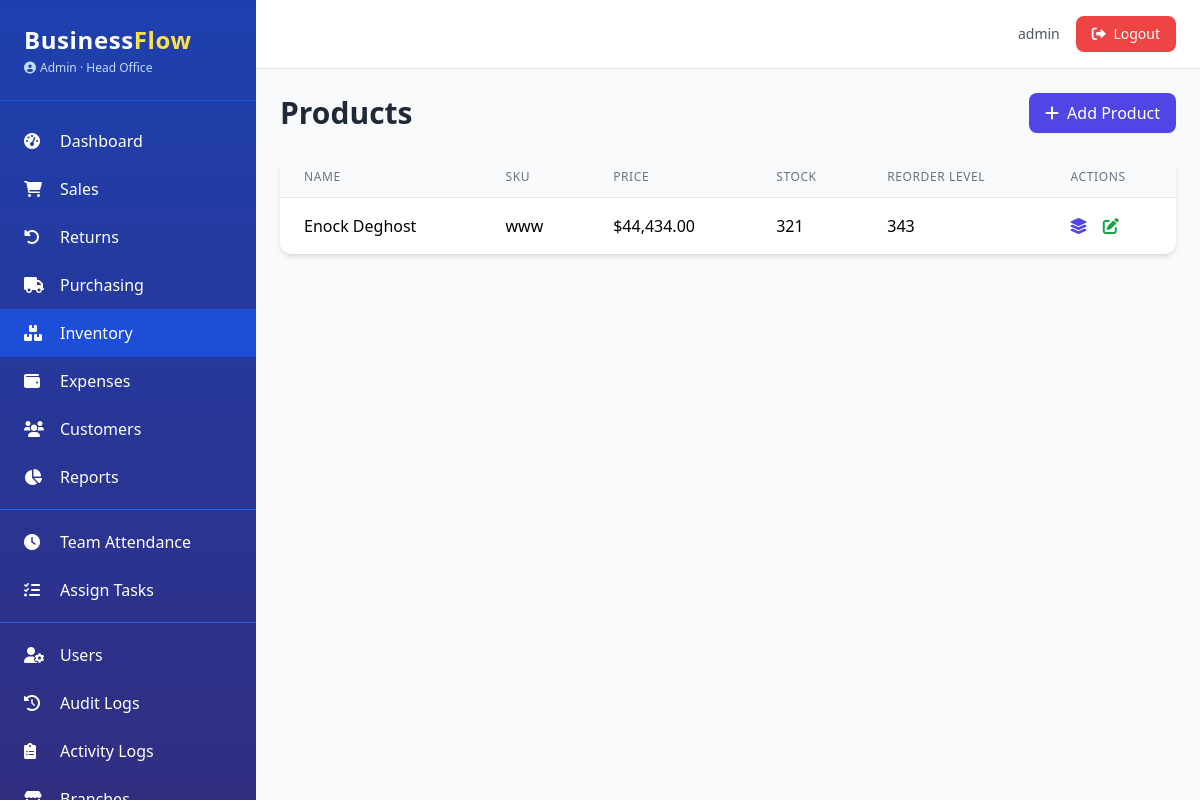
/inventory/products (signed in), run on an earlier commit of the app's database.
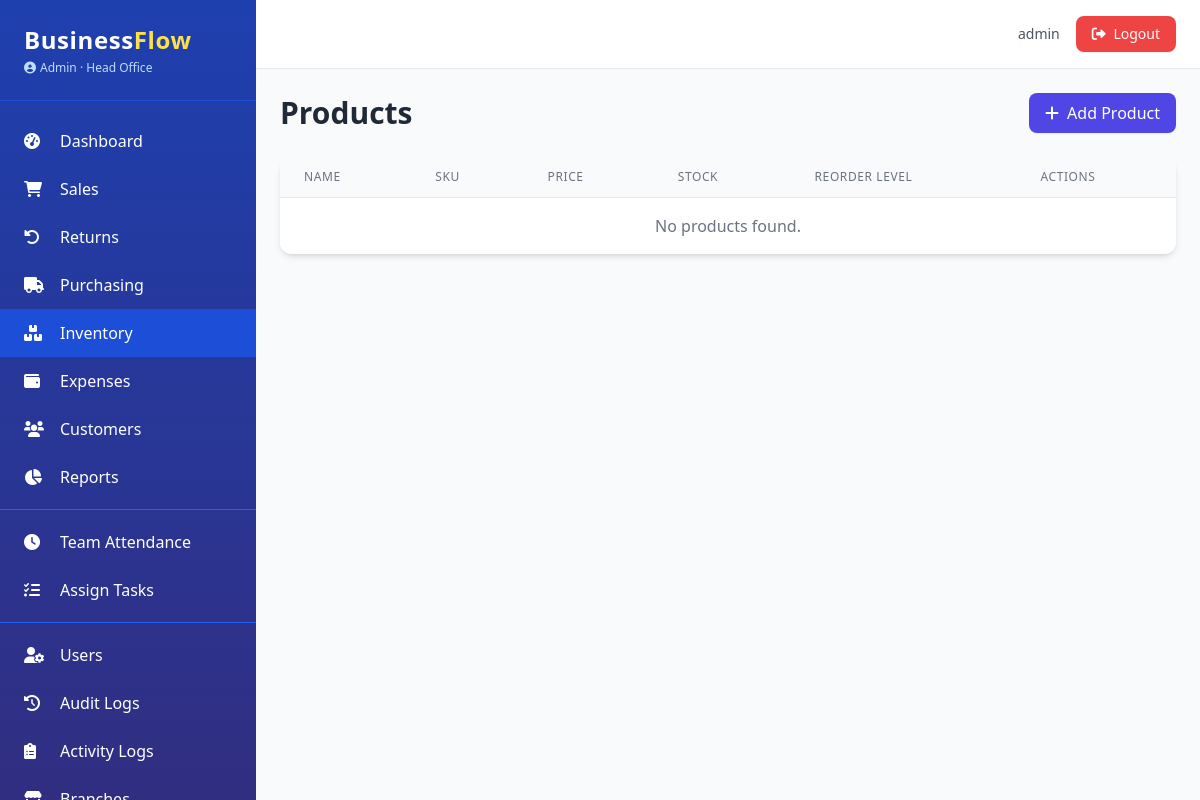
And on a later commit of the database.
### app.py (models this page shows, shortened)
class AuditMixin:
    @declared_attr
    def created_at(cls):
        return db.Column(db.DateTime, default=datetime.utcnow)

class SoftDeleteMixin:
    @classmethod
    def query_active(cls):
        return cls.query.filter(cls.deleted_at.is_(None))

class Product(db.Model, AuditMixin, SoftDeleteMixin):
    __tablename__ = 'products'
    id = db.Column(db.Integer, primary_key=True)
    name = db.Column(db.String(100), nullable=False)
    description = db.Column(db.Text)
    sku = db.Column(db.String(50), unique=True, nullable=False)
    barcode = db.Column(db.String(50), unique=True, nullable=True)
    price = db.Column(db.Float, nullable=False)
    cost = db.Column(db.Float)
    current_stock = db.Column(db.Integer, default=0)
    reorder_level = db.Column(db.Integer, default=5)
    category = db.Column(db.String(50))
    brand = db.Column(db.String(50))
    weight = db.Column(db.Float)
    is_service = db.Column(db.Boolean, default=False)
    branch_id = db.Column(db.Integer, db.ForeignKey('branches.id'), nullable=True)
    branch = db.relationship('Branch')
    track_batches = db.Column(db.Boolean, default=False)
    batches = db.relationship('StockBatch', backref='product', lazy='dynamic')
    __table_args__ = (
        Index('ix_product_sku', sku),
        Index('ix_product_barcode', barcode),
    )

### app.py (the view)
@inventory_bp.route('/products')
@login_required
@permission_required('view_inventory')
def product_list():
    page = request.args.get('page', 1, type=int)
    per_page = app.config.get('ITEMS_PER_PAGE', 20)
    query = branch_filter(Product.query_active(), Product)
    pagination = query.order_by(Product.created_at.desc()).paginate(page=page, per_page=per_page, error_out=False)
    return render_template('inventory/list.html', pagination=pagination)

### app.py (called while the page is built)
@login_manager.user_loader
def load_user(user_id):
    return User.query_active().filter_by(id=int(user_id)).first()

def permission_required(permission):
    def decorator(f):
        @wraps(f)
        def decorated_function(*args, **kwargs):
            if not current_user.is_authenticated:
                abort(403)
            if not current_user.has_permission(permission):
                abort(403)
            return f(*args, **kwargs)
        return decorated_function
    return decorator

def branch_filter(query, model):
    if current_user.is_admin:
        return query
    if current_user.branch_id:
        return query.filter(model.branch_id == current_user.branch_id)
    return query.filter(False)

@app.context_processor
def inject_now():
    return {'now': datetime.utcnow(), 'current_year': datetime.utcnow().year}

@app.template_filter('currency')
def currency_format(value):
    if value is None:
        return "$0.00"
    return f"${value:,.2f}"

    @property
    def is_admin(self):
        return self.role == 'Admin'

    def has_permission(self, perm):
        if self.is_admin:
            return True
        return perm in (self.permissions or [])

### templates/inventory/list.html (shortened to what this page needs)
{% extends "base.html" %}
{% block content %}
<div class="flex justify-between items-center mb-6">
    <h1 class="text-3xl font-bold text-gray-800">Products</h1>
    {% if current_user.has_permission('edit_inventory') %}
    <a href="{{ url_for('inventory.new_product') }}" class="bg-indigo-600 hover:bg-indigo-700 text-white px-4 py-2 rounded-lg shadow-sm">
        <i class="fas fa-plus mr-2"></i>Add Product
    </a>
    {% endif %}
</div>
<div class="bg-white rounded-xl shadow-md overflow-hidden">
    <table class="min-w-full divide-y divide-gray-200">
        <thead class="bg-gray-50">
            <tr>
                <th class="px-6 py-3 text-left text-xs font-medium text-gray-500 uppercase tracking-wider">Name</th>
                <th class="px-6 py-3 text-left text-xs font-medium text-gray-500 uppercase tracking-wider">SKU</th>
                <th class="px-6 py-3 text-left text-xs font-medium text-gray-500 uppercase tracking-wider">Price</th>
                <th class="px-6 py-3 text-left text-xs font-medium text-gray-500 uppercase tracking-wider">Stock</th>
                <th class="px-6 py-3 text-left text-xs font-medium text-gray-500 uppercase tracking-wider">Reorder Level</th>
                <th class="px-6 py-3 text-left text-xs font-medium text-gray-500 uppercase tracking-wider">Actions</th>
            </tr>
        </thead>
        <tbody class="bg-white divide-y divide-gray-200">
            {% for product in pagination.items %}
            <tr class="hover:bg-gray-50">
                <td class="px-6 py-4 whitespace-nowrap">{{ product.name }}</td>
                <td class="px-6 py-4 whitespace-nowrap">{{ product.sku }}</td>
                <td class="px-6 py-4 whitespace-nowrap">{{ product.price|currency }}</td>
                <td class="px-6 py-4 whitespace-nowrap">{{ product.current_stock }}</td>
                <td class="px-6 py-4 whitespace-nowrap">{{ product.reorder_level }}</td>
                <td class="px-6 py-4 whitespace-nowrap">
                    <a href="{{ url_for('inventory.product_batches', product_id=product.id) }}" class="text-indigo-600 hover:text-indigo-900 mr-3" title="Batches">
                        <i class="fas fa-layer-group"></i>
                    </a>
                    {% if current_user.has_permission('edit_inventory') %}
                    <a href="#" class="text-green-600 hover:text-green-900" title="Edit">
                        <i class="fas fa-edit"></i>
                    </a>
                    {% endif %}
                </td>
            </tr>
            {% else %}
            <tr>
                <td colspan="6" class="px-6 py-4 text-center text-gray-500">No products found.</td>
            </tr>
            {% endfor %}
        </tbody>
    </table>
</div>
{% endblock %}

What changed in the data, as far as the page shows it:
removed Product: name "Enock Deghost", sku "www", price "$44,434.00", current_stock "321", reorder_level "343"
Also different on the page:
text now shown: "No products found."
